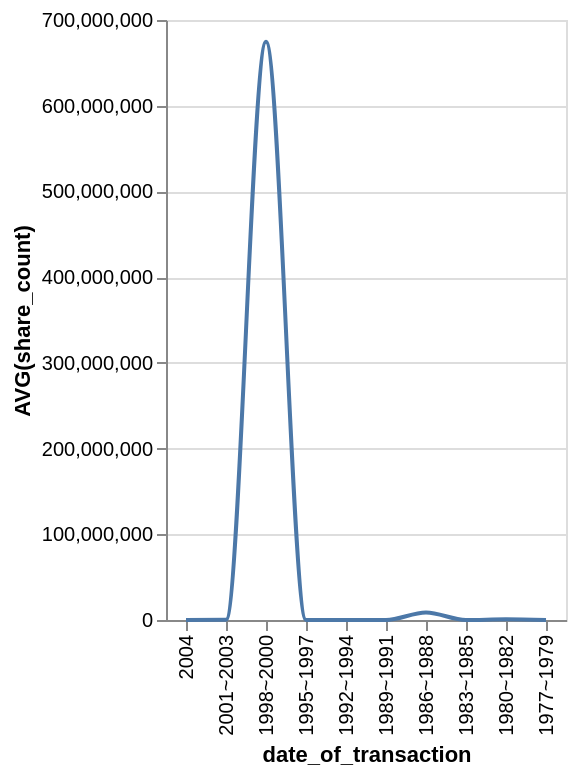

Write a Vega-Lite specification for this figure.
### Vega-Lite specification from a JSON file in a GitHub repository (floating-point values rounded to 4 significant figures)
{"data": {"values": [{"x_data": "2004", "y_data": 96178}, {"x_data": "2001~2003", "y_data": 212687}, {"x_data": "1998~2000", "y_data": 674529892}, {"x_data": "1995~1997", "y_data": 93191}, {"x_data": "1992~1994", "y_data": 0}, {"x_data": "1989~1991", "y_data": 1522}, {"x_data": "1986~1988", "y_data": 8718572}, {"x_data": "1983~1985", "y_data": 1669}, {"x_data": "1980~1982", "y_data": 827400.0}, {"x_data": "1977~1979", "y_data": 3170}]}, "mark": {"type": "line", "interpolate": "monotone"}, "encoding": {"x": {"field": "x_data", "type": "nominal", "title": "date_of_transaction", "sort": "descending"}, "y": {"field": "y_data", "type": "quantitative", "title": "AVG(share_count)"}}}
